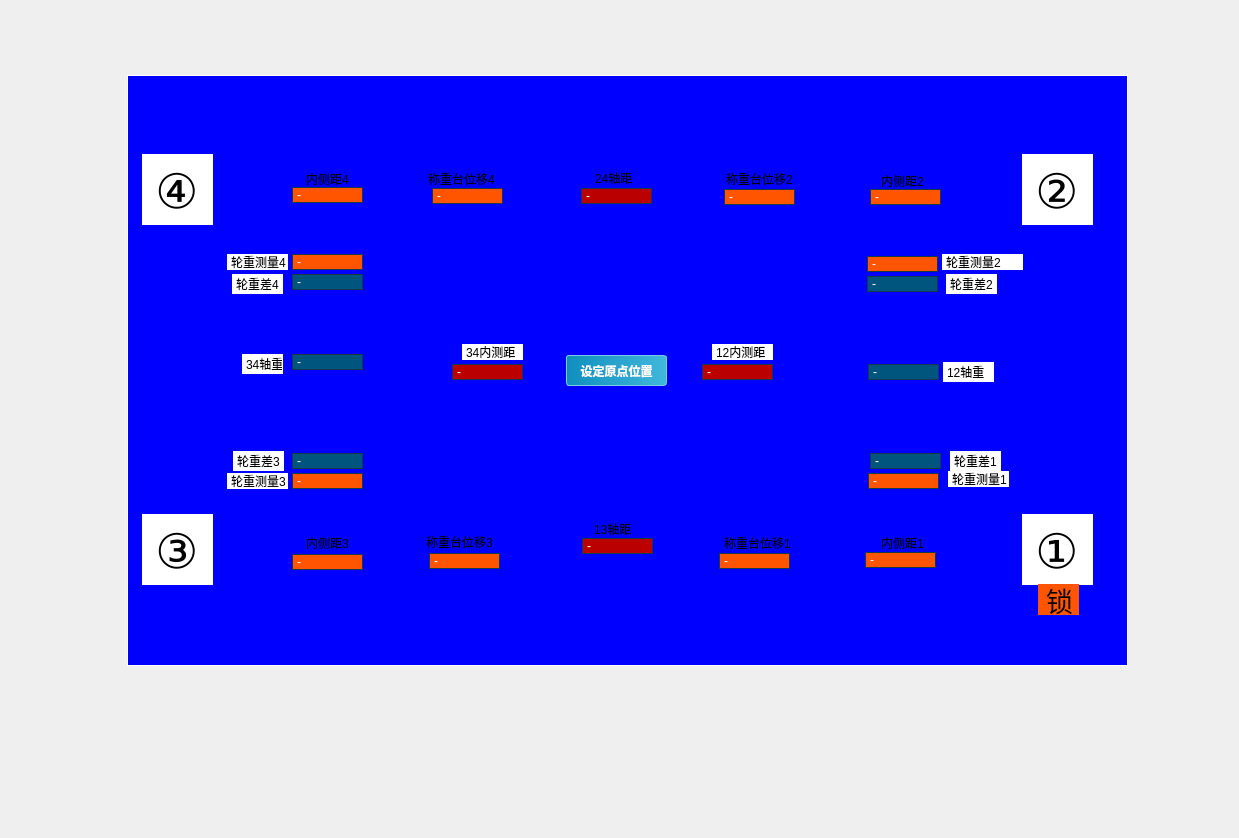
<?xml version="1.0" encoding="UTF-8"?>
<ui version="4.0">
 <class>Form</class>
 <widget class="QWidget" name="Form">
  <property name="geometry">
   <rect>
    <x>0</x>
    <y>0</y>
    <width>1239</width>
    <height>836</height>
   </rect>
  </property>
  <property name="sizePolicy">
   <sizepolicy hsizetype="Preferred" vsizetype="Preferred">
    <horstretch>0</horstretch>
    <verstretch>0</verstretch>
   </sizepolicy>
  </property>
  <property name="windowTitle">
   <string>Form</string>
  </property>
  <layout class="QVBoxLayout" name="verticalLayout" stretch="0">
   <property name="topMargin">
    <number>9</number>
   </property>
   <item>
    <widget class="QWidget" name="widget" native="true">
     <layout class="QHBoxLayout" name="horizontalLayout" stretch="0">
      <item>
       <widget class="QWidget" name="widget_2" native="true">
        <property name="minimumSize">
         <size>
          <width>1100</width>
          <height>800</height>
         </size>
        </property>
        <property name="styleSheet">
         <string notr="true">QLabel{
    padding: 1px;
    background: rgb(0, 0, 255);
    border: 1px solid #16364b;
	color: rgb(255, 255, 255);
	font: 9pt &quot;Microsoft YaHei UI&quot;;
}

QPushButton {
    background: qlineargradient(x1:0, y1:0, x2:1, y2:0, stop:0 #0f8fbe, stop:1 #41b7dc);
    color: #ffffff;
    font-weight: 600;
    border: 1px solid #7bcbe7;
    border-radius: 3px;
    padding: 2px;
}</string>
        </property>
        <widget class="QLabel" name="lb_bg">
         <property name="geometry">
          <rect>
           <x>107</x>
           <y>57</y>
           <width>1001</width>
           <height>591</height>
          </rect>
         </property>
         <property name="minimumSize">
          <size>
           <width>0</width>
           <height>0</height>
          </size>
         </property>
         <property name="styleSheet">
          <string notr="true">border-color: rgb(255, 255, 255);</string>
         </property>
         <property name="text">
          <string/>
         </property>
         <property name="pixmap">
          <pixmap>../../runtime/res/image/dim.png</pixmap>
         </property>
         <property name="scaledContents">
          <bool>true</bool>
         </property>
        </widget>
        <widget class="QLabel" name="bench4_ncj">
         <property name="geometry">
          <rect>
           <x>272</x>
           <y>169</y>
           <width>71</width>
           <height>16</height>
          </rect>
         </property>
         <property name="whatsThis">
          <string>sensor</string>
         </property>
         <property name="styleSheet">
          <string notr="true">background-color: rgb(255, 85, 0);</string>
         </property>
         <property name="text">
          <string>-</string>
         </property>
        </widget>
        <widget class="QLabel" name="bench4_zj">
         <property name="geometry">
          <rect>
           <x>412</x>
           <y>170</y>
           <width>71</width>
           <height>16</height>
          </rect>
         </property>
         <property name="whatsThis">
          <string>sensor</string>
         </property>
         <property name="styleSheet">
          <string notr="true">background-color: rgb(255, 85, 0);</string>
         </property>
         <property name="text">
          <string>-</string>
         </property>
        </widget>
        <widget class="QLabel" name="l24_cal">
         <property name="geometry">
          <rect>
           <x>561</x>
           <y>170</y>
           <width>71</width>
           <height>16</height>
          </rect>
         </property>
         <property name="whatsThis">
          <string>caled</string>
         </property>
         <property name="styleSheet">
          <string notr="true">background-color:  rgb(186, 0, 0);</string>
         </property>
         <property name="text">
          <string>-</string>
         </property>
        </widget>
        <widget class="QLabel" name="bench2_ncj">
         <property name="geometry">
          <rect>
           <x>850</x>
           <y>171</y>
           <width>71</width>
           <height>16</height>
          </rect>
         </property>
         <property name="whatsThis">
          <string>sensor</string>
         </property>
         <property name="styleSheet">
          <string notr="true">background-color: rgb(255, 85, 0);</string>
         </property>
         <property name="text">
          <string>-</string>
         </property>
        </widget>
        <widget class="QLabel" name="bench2_zj">
         <property name="geometry">
          <rect>
           <x>704</x>
           <y>171</y>
           <width>71</width>
           <height>16</height>
          </rect>
         </property>
         <property name="whatsThis">
          <string>sensor</string>
         </property>
         <property name="styleSheet">
          <string notr="true">background-color: rgb(255, 85, 0);</string>
         </property>
         <property name="text">
          <string>-</string>
         </property>
        </widget>
        <widget class="QLabel" name="w34_cal">
         <property name="geometry">
          <rect>
           <x>432</x>
           <y>346</y>
           <width>71</width>
           <height>16</height>
          </rect>
         </property>
         <property name="whatsThis">
          <string>caled</string>
         </property>
         <property name="styleSheet">
          <string notr="true">background-color: rgb(186, 0, 0);</string>
         </property>
         <property name="text">
          <string>-</string>
         </property>
        </widget>
        <widget class="QLabel" name="w12_cal">
         <property name="geometry">
          <rect>
           <x>682</x>
           <y>346</y>
           <width>71</width>
           <height>16</height>
          </rect>
         </property>
         <property name="whatsThis">
          <string>caled</string>
         </property>
         <property name="styleSheet">
          <string notr="true">background-color: rgb(186, 0, 0);</string>
         </property>
         <property name="text">
          <string>-</string>
         </property>
        </widget>
        <widget class="QLabel" name="bench3_zj">
         <property name="geometry">
          <rect>
           <x>409</x>
           <y>535</y>
           <width>71</width>
           <height>16</height>
          </rect>
         </property>
         <property name="whatsThis">
          <string>sensor</string>
         </property>
         <property name="styleSheet">
          <string notr="true">background-color: rgb(255, 85, 0);</string>
         </property>
         <property name="text">
          <string>-</string>
         </property>
        </widget>
        <widget class="QLabel" name="bench3_ncj">
         <property name="geometry">
          <rect>
           <x>272</x>
           <y>536</y>
           <width>71</width>
           <height>16</height>
          </rect>
         </property>
         <property name="whatsThis">
          <string>sensor</string>
         </property>
         <property name="styleSheet">
          <string notr="true">background-color: rgb(255, 85, 0);</string>
         </property>
         <property name="text">
          <string>-</string>
         </property>
        </widget>
        <widget class="QLabel" name="bench1_ncj">
         <property name="geometry">
          <rect>
           <x>845</x>
           <y>534</y>
           <width>71</width>
           <height>16</height>
          </rect>
         </property>
         <property name="whatsThis">
          <string>sensor</string>
         </property>
         <property name="styleSheet">
          <string notr="true">background-color: rgb(255, 85, 0);</string>
         </property>
         <property name="text">
          <string>-</string>
         </property>
        </widget>
        <widget class="QLabel" name="bench1_zj">
         <property name="geometry">
          <rect>
           <x>699</x>
           <y>535</y>
           <width>71</width>
           <height>16</height>
          </rect>
         </property>
         <property name="whatsThis">
          <string>sensor</string>
         </property>
         <property name="styleSheet">
          <string notr="true">background-color: rgb(255, 85, 0);</string>
         </property>
         <property name="text">
          <string>-</string>
         </property>
        </widget>
        <widget class="QLabel" name="l13_cal">
         <property name="geometry">
          <rect>
           <x>562</x>
           <y>520</y>
           <width>71</width>
           <height>16</height>
          </rect>
         </property>
         <property name="whatsThis">
          <string>caled</string>
         </property>
         <property name="styleSheet">
          <string notr="true">background-color: rgb(186, 0, 0);</string>
         </property>
         <property name="text">
          <string>-</string>
         </property>
        </widget>
        <widget class="QLabel" name="label_36_cal">
         <property name="geometry">
          <rect>
           <x>571</x>
           <y>150</y>
           <width>51</width>
           <height>20</height>
          </rect>
         </property>
         <property name="whatsThis">
          <string>caled</string>
         </property>
         <property name="styleSheet">
          <string notr="true">QLabel{
    background-color: transparent;
    border: none;
	color: rgb(0, 0, 0);
}</string>
         </property>
         <property name="text">
          <string>24轴距</string>
         </property>
        </widget>
        <widget class="QLabel" name="label_40_cal">
         <property name="geometry">
          <rect>
           <x>442</x>
           <y>326</y>
           <width>61</width>
           <height>16</height>
          </rect>
         </property>
         <property name="whatsThis">
          <string>caled</string>
         </property>
         <property name="styleSheet">
          <string notr="true">QLabel{
    background: rgb(255, 255, 255);
    border: none;
	color: rgb(0, 0, 0);
}</string>
         </property>
         <property name="text">
          <string>34内测距</string>
         </property>
        </widget>
        <widget class="QLabel" name="label_41_cal">
         <property name="geometry">
          <rect>
           <x>692</x>
           <y>326</y>
           <width>61</width>
           <height>16</height>
          </rect>
         </property>
         <property name="whatsThis">
          <string>caled</string>
         </property>
         <property name="styleSheet">
          <string notr="true">QLabel{
    background: rgb(255, 255, 255);
    border: none;
	color: rgb(0, 0, 0);
}</string>
         </property>
         <property name="text">
          <string>12内测距</string>
         </property>
        </widget>
        <widget class="QLabel" name="label_46_cal">
         <property name="geometry">
          <rect>
           <x>570</x>
           <y>501</y>
           <width>51</width>
           <height>20</height>
          </rect>
         </property>
         <property name="whatsThis">
          <string>caled</string>
         </property>
         <property name="styleSheet">
          <string notr="true">QLabel{
    background-color: transparent;
    border: none;
	color: rgb(0, 0, 0);
}</string>
         </property>
         <property name="text">
          <string>13轴距</string>
         </property>
        </widget>
        <widget class="QLabel" name="label_44">
         <property name="geometry">
          <rect>
           <x>404</x>
           <y>153</y>
           <width>88</width>
           <height>16</height>
          </rect>
         </property>
         <property name="minimumSize">
          <size>
           <width>88</width>
           <height>16</height>
          </size>
         </property>
         <property name="maximumSize">
          <size>
           <width>88</width>
           <height>16777215</height>
          </size>
         </property>
         <property name="font">
          <font>
           <family>Microsoft YaHei UI</family>
           <pointsize>9</pointsize>
           <italic>false</italic>
           <bold>false</bold>
          </font>
         </property>
         <property name="whatsThis">
          <string>sensor</string>
         </property>
         <property name="styleSheet">
          <string notr="true">QLabel{
    background-color: transparent;
    border: none;
	color: rgb(0, 0, 0);
}</string>
         </property>
         <property name="text">
          <string>称重台位移4</string>
         </property>
        </widget>
        <widget class="QLabel" name="bench4_w">
         <property name="geometry">
          <rect>
           <x>272</x>
           <y>236</y>
           <width>71</width>
           <height>16</height>
          </rect>
         </property>
         <property name="whatsThis">
          <string>sensor</string>
         </property>
         <property name="styleSheet">
          <string notr="true">background-color: rgb(255, 85, 0);</string>
         </property>
         <property name="text">
          <string>-</string>
         </property>
        </widget>
        <widget class="QLabel" name="label_47">
         <property name="geometry">
          <rect>
           <x>207</x>
           <y>236</y>
           <width>61</width>
           <height>16</height>
          </rect>
         </property>
         <property name="whatsThis">
          <string>sensor</string>
         </property>
         <property name="styleSheet">
          <string notr="true">QLabel{
    background: rgb(255, 255, 255);
    border: none;
	color: rgb(0, 0, 0);
}</string>
         </property>
         <property name="text">
          <string>轮重测量4</string>
         </property>
        </widget>
        <widget class="QLabel" name="label_48">
         <property name="geometry">
          <rect>
           <x>922</x>
           <y>236</y>
           <width>81</width>
           <height>16</height>
          </rect>
         </property>
         <property name="whatsThis">
          <string>sensor</string>
         </property>
         <property name="styleSheet">
          <string notr="true">QLabel{
    background: rgb(255, 255, 255);
    border: none;
	color: rgb(0, 0, 0);
}</string>
         </property>
         <property name="text">
          <string>轮重测量2</string>
         </property>
        </widget>
        <widget class="QLabel" name="bench2_w">
         <property name="geometry">
          <rect>
           <x>847</x>
           <y>238</y>
           <width>71</width>
           <height>16</height>
          </rect>
         </property>
         <property name="whatsThis">
          <string>sensor</string>
         </property>
         <property name="styleSheet">
          <string notr="true">background-color: rgb(255, 85, 0);</string>
         </property>
         <property name="text">
          <string>-</string>
         </property>
        </widget>
        <widget class="QLabel" name="label_51">
         <property name="geometry">
          <rect>
           <x>207</x>
           <y>455</y>
           <width>61</width>
           <height>16</height>
          </rect>
         </property>
         <property name="whatsThis">
          <string>sensor</string>
         </property>
         <property name="styleSheet">
          <string notr="true">QLabel{
    background: rgb(255, 255, 255);
    border: none;
	color: rgb(0, 0, 0);
}</string>
         </property>
         <property name="text">
          <string>轮重测量3</string>
         </property>
        </widget>
        <widget class="QLabel" name="bench3_w">
         <property name="geometry">
          <rect>
           <x>272</x>
           <y>455</y>
           <width>71</width>
           <height>16</height>
          </rect>
         </property>
         <property name="whatsThis">
          <string>sensor</string>
         </property>
         <property name="styleSheet">
          <string notr="true">background-color: rgb(255, 85, 0);</string>
         </property>
         <property name="text">
          <string>-</string>
         </property>
        </widget>
        <widget class="QLabel" name="label_52">
         <property name="geometry">
          <rect>
           <x>928</x>
           <y>453</y>
           <width>61</width>
           <height>16</height>
          </rect>
         </property>
         <property name="whatsThis">
          <string>sensor</string>
         </property>
         <property name="styleSheet">
          <string notr="true">QLabel{
    background: rgb(255, 255, 255);
    border: none;
	color: rgb(0, 0, 0);
}</string>
         </property>
         <property name="text">
          <string>轮重测量1</string>
         </property>
        </widget>
        <widget class="QLabel" name="bench1_w">
         <property name="geometry">
          <rect>
           <x>848</x>
           <y>455</y>
           <width>71</width>
           <height>16</height>
          </rect>
         </property>
         <property name="whatsThis">
          <string>sensor</string>
         </property>
         <property name="styleSheet">
          <string notr="true">background-color: rgb(255, 85, 0);</string>
         </property>
         <property name="text">
          <string>-</string>
         </property>
        </widget>
        <widget class="QLabel" name="label_58">
         <property name="geometry">
          <rect>
           <x>857</x>
           <y>154</y>
           <width>81</width>
           <height>18</height>
          </rect>
         </property>
         <property name="font">
          <font>
           <family>Microsoft YaHei UI</family>
           <pointsize>9</pointsize>
           <italic>false</italic>
           <bold>false</bold>
          </font>
         </property>
         <property name="whatsThis">
          <string>sensor</string>
         </property>
         <property name="styleSheet">
          <string notr="true">QLabel{
    background-color: transparent;
    border: none;
	color: rgb(0, 0, 0);
}</string>
         </property>
         <property name="text">
          <string>内侧距2</string>
         </property>
        </widget>
        <widget class="QLabel" name="label_59">
         <property name="geometry">
          <rect>
           <x>857</x>
           <y>516</y>
           <width>81</width>
           <height>18</height>
          </rect>
         </property>
         <property name="font">
          <font>
           <family>Microsoft YaHei UI</family>
           <pointsize>9</pointsize>
           <italic>false</italic>
           <bold>false</bold>
          </font>
         </property>
         <property name="whatsThis">
          <string>sensor</string>
         </property>
         <property name="styleSheet">
          <string notr="true">QLabel{
    background-color: transparent;
    border: none;
	color: rgb(0, 0, 0);
}</string>
         </property>
         <property name="text">
          <string>内侧距1</string>
         </property>
        </widget>
        <widget class="QLabel" name="label_60">
         <property name="geometry">
          <rect>
           <x>282</x>
           <y>516</y>
           <width>71</width>
           <height>18</height>
          </rect>
         </property>
         <property name="font">
          <font>
           <family>Microsoft YaHei UI</family>
           <pointsize>9</pointsize>
           <italic>false</italic>
           <bold>false</bold>
          </font>
         </property>
         <property name="whatsThis">
          <string>sensor</string>
         </property>
         <property name="styleSheet">
          <string notr="true">QLabel{
    background-color: transparent;
    border: none;
	color: rgb(0, 0, 0);
}</string>
         </property>
         <property name="text">
          <string>内侧距3</string>
         </property>
        </widget>
        <widget class="QLabel" name="label_49">
         <property name="geometry">
          <rect>
           <x>402</x>
           <y>516</y>
           <width>88</width>
           <height>16</height>
          </rect>
         </property>
         <property name="minimumSize">
          <size>
           <width>88</width>
           <height>16</height>
          </size>
         </property>
         <property name="maximumSize">
          <size>
           <width>88</width>
           <height>16777215</height>
          </size>
         </property>
         <property name="font">
          <font>
           <family>Microsoft YaHei UI</family>
           <pointsize>9</pointsize>
           <italic>false</italic>
           <bold>false</bold>
          </font>
         </property>
         <property name="whatsThis">
          <string>sensor</string>
         </property>
         <property name="styleSheet">
          <string notr="true">QLabel{
    background-color: transparent;
    border: none;
	color: rgb(0, 0, 0);
}</string>
         </property>
         <property name="text">
          <string>称重台位移3</string>
         </property>
        </widget>
        <widget class="QLabel" name="label_50">
         <property name="geometry">
          <rect>
           <x>702</x>
           <y>153</y>
           <width>88</width>
           <height>16</height>
          </rect>
         </property>
         <property name="minimumSize">
          <size>
           <width>88</width>
           <height>16</height>
          </size>
         </property>
         <property name="maximumSize">
          <size>
           <width>88</width>
           <height>16777215</height>
          </size>
         </property>
         <property name="font">
          <font>
           <family>Microsoft YaHei UI</family>
           <pointsize>9</pointsize>
           <italic>false</italic>
           <bold>false</bold>
          </font>
         </property>
         <property name="whatsThis">
          <string>sensor</string>
         </property>
         <property name="styleSheet">
          <string notr="true">QLabel{
    background-color: transparent;
    border: none;
	color: rgb(0, 0, 0);
}</string>
         </property>
         <property name="text">
          <string>称重台位移2</string>
         </property>
        </widget>
        <widget class="QLabel" name="label_55">
         <property name="enabled">
          <bool>false</bool>
         </property>
         <property name="geometry">
          <rect>
           <x>700</x>
           <y>516</y>
           <width>88</width>
           <height>18</height>
          </rect>
         </property>
         <property name="minimumSize">
          <size>
           <width>88</width>
           <height>18</height>
          </size>
         </property>
         <property name="maximumSize">
          <size>
           <width>88</width>
           <height>16777215</height>
          </size>
         </property>
         <property name="font">
          <font>
           <family>Microsoft YaHei UI</family>
           <pointsize>9</pointsize>
           <italic>false</italic>
           <bold>false</bold>
          </font>
         </property>
         <property name="whatsThis">
          <string>sensor</string>
         </property>
         <property name="styleSheet">
          <string notr="true">QLabel{
    background-color: transparent;
    border: none;
	color: rgb(0, 0, 0);
}</string>
         </property>
         <property name="text">
          <string>称重台位移1</string>
         </property>
        </widget>
        <widget class="QLabel" name="label_45">
         <property name="geometry">
          <rect>
           <x>282</x>
           <y>152</y>
           <width>91</width>
           <height>18</height>
          </rect>
         </property>
         <property name="font">
          <font>
           <family>Microsoft YaHei UI</family>
           <pointsize>9</pointsize>
           <italic>false</italic>
           <bold>false</bold>
          </font>
         </property>
         <property name="whatsThis">
          <string>sensor</string>
         </property>
         <property name="styleSheet">
          <string notr="true">QLabel{
    background-color: transparent;
    border: none;
	color: rgb(0, 0, 0);
}</string>
         </property>
         <property name="text">
          <string>内侧距4</string>
         </property>
        </widget>
        <widget class="QLabel" name="bench3_dw_cal">
         <property name="geometry">
          <rect>
           <x>272</x>
           <y>435</y>
           <width>71</width>
           <height>16</height>
          </rect>
         </property>
         <property name="whatsThis">
          <string>caled</string>
         </property>
         <property name="styleSheet">
          <string notr="true">background-color: rgb(0, 85, 127);</string>
         </property>
         <property name="text">
          <string>-</string>
         </property>
        </widget>
        <widget class="QLabel" name="label_63_cal_2">
         <property name="geometry">
          <rect>
           <x>213</x>
           <y>433</y>
           <width>51</width>
           <height>20</height>
          </rect>
         </property>
         <property name="whatsThis">
          <string>caled</string>
         </property>
         <property name="styleSheet">
          <string notr="true">QLabel{
    background: rgb(255, 255, 255);
    border: none;
	color: rgb(0, 0, 0);
}</string>
         </property>
         <property name="text">
          <string>轮重差3</string>
         </property>
        </widget>
        <widget class="QLabel" name="bench4_dw_cal">
         <property name="geometry">
          <rect>
           <x>272</x>
           <y>256</y>
           <width>71</width>
           <height>16</height>
          </rect>
         </property>
         <property name="whatsThis">
          <string>caled</string>
         </property>
         <property name="styleSheet">
          <string notr="true">background-color: rgb(0, 85, 127);</string>
         </property>
         <property name="text">
          <string>-</string>
         </property>
        </widget>
        <widget class="QLabel" name="label_63_cal_3">
         <property name="geometry">
          <rect>
           <x>212</x>
           <y>256</y>
           <width>51</width>
           <height>20</height>
          </rect>
         </property>
         <property name="whatsThis">
          <string>caled</string>
         </property>
         <property name="styleSheet">
          <string notr="true">QLabel{
    background: rgb(255, 255, 255);
    border: none;
	color: rgb(0, 0, 0);
}</string>
         </property>
         <property name="text">
          <string>轮重差4</string>
         </property>
        </widget>
        <widget class="QLabel" name="bench2_dw_cal">
         <property name="geometry">
          <rect>
           <x>847</x>
           <y>258</y>
           <width>71</width>
           <height>16</height>
          </rect>
         </property>
         <property name="whatsThis">
          <string>caled</string>
         </property>
         <property name="styleSheet">
          <string notr="true">background-color: rgb(0, 85, 127);</string>
         </property>
         <property name="text">
          <string>-</string>
         </property>
        </widget>
        <widget class="QLabel" name="label_63_cal_4">
         <property name="geometry">
          <rect>
           <x>926</x>
           <y>256</y>
           <width>51</width>
           <height>20</height>
          </rect>
         </property>
         <property name="whatsThis">
          <string>caled</string>
         </property>
         <property name="styleSheet">
          <string notr="true">QLabel{
    background: rgb(255, 255, 255);
    border: none;
	color: rgb(0, 0, 0);
}</string>
         </property>
         <property name="text">
          <string>轮重差2</string>
         </property>
        </widget>
        <widget class="QLabel" name="bench1_dw_cal">
         <property name="geometry">
          <rect>
           <x>850</x>
           <y>435</y>
           <width>71</width>
           <height>16</height>
          </rect>
         </property>
         <property name="whatsThis">
          <string>caled</string>
         </property>
         <property name="styleSheet">
          <string notr="true">background-color: rgb(0, 85, 127);</string>
         </property>
         <property name="text">
          <string>-</string>
         </property>
        </widget>
        <widget class="QLabel" name="label_63_cal_5">
         <property name="geometry">
          <rect>
           <x>930</x>
           <y>433</y>
           <width>51</width>
           <height>20</height>
          </rect>
         </property>
         <property name="whatsThis">
          <string>caled</string>
         </property>
         <property name="styleSheet">
          <string notr="true">QLabel{
    background: rgb(255, 255, 255);
    border: none;
	color: rgb(0, 0, 0);
}</string>
         </property>
         <property name="text">
          <string>轮重差1</string>
         </property>
        </widget>
        <widget class="QLabel" name="axis12_w_cal">
         <property name="geometry">
          <rect>
           <x>848</x>
           <y>346</y>
           <width>71</width>
           <height>16</height>
          </rect>
         </property>
         <property name="whatsThis">
          <string>caled</string>
         </property>
         <property name="styleSheet">
          <string notr="true">background-color: rgb(0, 85, 127);</string>
         </property>
         <property name="text">
          <string>-</string>
         </property>
        </widget>
        <widget class="QLabel" name="label_63_cal_6">
         <property name="geometry">
          <rect>
           <x>923</x>
           <y>344</y>
           <width>51</width>
           <height>20</height>
          </rect>
         </property>
         <property name="whatsThis">
          <string>caled</string>
         </property>
         <property name="styleSheet">
          <string notr="true">QLabel{
    background: rgb(255, 255, 255);
    border: none;
	color: rgb(0, 0, 0);
}</string>
         </property>
         <property name="text">
          <string>12轴重</string>
         </property>
        </widget>
        <widget class="QLabel" name="axis34_w_cal">
         <property name="geometry">
          <rect>
           <x>272</x>
           <y>336</y>
           <width>71</width>
           <height>16</height>
          </rect>
         </property>
         <property name="whatsThis">
          <string>caled</string>
         </property>
         <property name="styleSheet">
          <string notr="true">background-color: rgb(0, 85, 127);</string>
         </property>
         <property name="text">
          <string>-</string>
         </property>
        </widget>
        <widget class="QLabel" name="label_63_cal_7">
         <property name="geometry">
          <rect>
           <x>222</x>
           <y>336</y>
           <width>41</width>
           <height>20</height>
          </rect>
         </property>
         <property name="whatsThis">
          <string>caled</string>
         </property>
         <property name="styleSheet">
          <string notr="true">QLabel{
    background: rgb(255, 255, 255);
    border: none;
	color: rgb(0, 0, 0);
}</string>
         </property>
         <property name="text">
          <string>34轴重</string>
         </property>
        </widget>
        <widget class="QLabel" name="tag_1">
         <property name="geometry">
          <rect>
           <x>1002</x>
           <y>496</y>
           <width>71</width>
           <height>71</height>
          </rect>
         </property>
         <property name="font">
          <font>
           <family>Adobe Fan Heiti Std</family>
           <pointsize>36</pointsize>
           <italic>false</italic>
           <fontweight>Thin</fontweight>
          </font>
         </property>
         <property name="styleSheet">
          <string notr="true">QLabel{
    background: rgb(255, 255, 255);
    border: none;
	color: rgb(0, 0, 0);
	font: 100 36pt &quot;Adobe Fan Heiti Std&quot;;
}</string>
         </property>
         <property name="text">
          <string>①</string>
         </property>
        </widget>
        <widget class="QLabel" name="tag_2">
         <property name="geometry">
          <rect>
           <x>1002</x>
           <y>136</y>
           <width>71</width>
           <height>71</height>
          </rect>
         </property>
         <property name="font">
          <font>
           <family>Adobe Fan Heiti Std</family>
           <pointsize>36</pointsize>
           <italic>false</italic>
           <fontweight>Thin</fontweight>
          </font>
         </property>
         <property name="styleSheet">
          <string notr="true">QLabel{
    background: rgb(255, 255, 255);
    border: none;
	color: rgb(0, 0, 0);
	font: 100 36pt &quot;Adobe Fan Heiti Std&quot;;
}</string>
         </property>
         <property name="text">
          <string>②</string>
         </property>
        </widget>
        <widget class="QLabel" name="tag_3">
         <property name="geometry">
          <rect>
           <x>122</x>
           <y>496</y>
           <width>71</width>
           <height>71</height>
          </rect>
         </property>
         <property name="font">
          <font>
           <family>Adobe Fan Heiti Std</family>
           <pointsize>36</pointsize>
           <italic>false</italic>
           <fontweight>Thin</fontweight>
          </font>
         </property>
         <property name="styleSheet">
          <string notr="true">QLabel{
    background: rgb(255, 255, 255);
    border: none;
	color: rgb(0, 0, 0);
	font: 100 36pt &quot;Adobe Fan Heiti Std&quot;;
}</string>
         </property>
         <property name="text">
          <string>③</string>
         </property>
        </widget>
        <widget class="QLabel" name="tag_4">
         <property name="geometry">
          <rect>
           <x>122</x>
           <y>136</y>
           <width>71</width>
           <height>71</height>
          </rect>
         </property>
         <property name="font">
          <font>
           <family>Adobe Fan Heiti Std</family>
           <pointsize>36</pointsize>
           <italic>false</italic>
           <fontweight>Thin</fontweight>
          </font>
         </property>
         <property name="styleSheet">
          <string notr="true">QLabel{
    background: rgb(255, 255, 255);
    border: none;
	color: rgb(0, 0, 0);
	font: 100 36pt &quot;Adobe Fan Heiti Std&quot;;
}</string>
         </property>
         <property name="text">
          <string>④</string>
         </property>
        </widget>
        <widget class="QLabel" name="tag_5">
         <property name="geometry">
          <rect>
           <x>1018</x>
           <y>566</y>
           <width>41</width>
           <height>31</height>
          </rect>
         </property>
         <property name="font">
          <font>
           <family>Adobe Fan Heiti Std</family>
           <pointsize>20</pointsize>
           <italic>false</italic>
           <fontweight>Thin</fontweight>
          </font>
         </property>
         <property name="styleSheet">
          <string notr="true">QLabel{
    background: rgb(255, 85, 0);
    border: none;
	color: rgb(0, 0, 0);
	font: 100 20pt &quot;Adobe Fan Heiti Std&quot;;
}</string>
         </property>
         <property name="text">
          <string>锁</string>
         </property>
        </widget>
        <widget class="QPushButton" name="btn_origin">
         <property name="geometry">
          <rect>
           <x>546</x>
           <y>337</y>
           <width>101</width>
           <height>31</height>
          </rect>
         </property>
         <property name="text">
          <string>设定原点位置</string>
         </property>
        </widget>
       </widget>
      </item>
     </layout>
    </widget>
   </item>
  </layout>
 </widget>
 <resources/>
 <connections/>
</ui>
